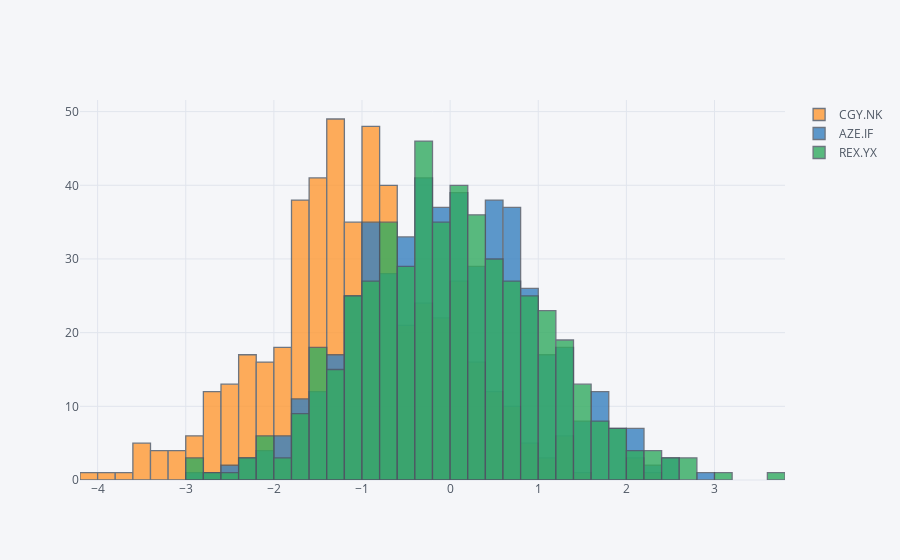

Source (notebook cell):
### Code cell
fig=cf.datagen.histogram(3).figure(kind='histogram')
cf.iplot(fig)

### Figure 1 — Plotly figure (JSON) as saved in the notebook; plotly's stock layout.template omitted (floating-point values rounded to 4 significant figures; data arrays with more than 128 entries replaced by an {"elided": "..."} marker saying what was removed)
{"data": [{"histfunc": "count", "histnorm": "", "marker": {"color": "rgba(255, 153, 51, 1.0)", "line": {"color": "#4D5663", "width": 1.3}}, "name": "CGY.NK", "opacity": 0.8, "orientation": "v", "type": "histogram", "uid": "7e72403d-36f9-4095-97eb-3ed7ca86851a", "x": {"elided": "500 float values"}}, {"histfunc": "count", "histnorm": "", "marker": {"color": "rgba(55, 128, 191, 1.0)", "line": {"color": "#4D5663", "width": 1.3}}, "name": "AZE.IF", "opacity": 0.8, "orientation": "v", "type": "histogram", "uid": "37855b5f-88d5-4ac9-bbc8-3194fa5e5907", "x": {"elided": "500 float values"}}, {"histfunc": "count", "histnorm": "", "marker": {"color": "rgba(50, 171, 96, 1.0)", "line": {"color": "#4D5663", "width": 1.3}}, "name": "REX.YX", "opacity": 0.8, "orientation": "v", "type": "histogram", "uid": "3ed1b6aa-96d2-4ef3-8c54-c1468aa3beea", "x": {"elided": "500 float values"}}], "layout": {"barmode": "overlay", "legend": {"bgcolor": "#F5F6F9", "font": {"color": "#4D5663"}}, "paper_bgcolor": "#F5F6F9", "plot_bgcolor": "#F5F6F9", "title": {"font": {"color": "#4D5663"}}, "xaxis": {"gridcolor": "#E1E5ED", "showgrid": true, "tickfont": {"color": "#4D5663"}, "title": {"font": {"color": "#4D5663"}, "text": ""}, "zerolinecolor": "#E1E5ED"}, "yaxis": {"gridcolor": "#E1E5ED", "showgrid": true, "tickfont": {"color": "#4D5663"}, "title": {"font": {"color": "#4D5663"}, "text": ""}, "zerolinecolor": "#E1E5ED"}}}
